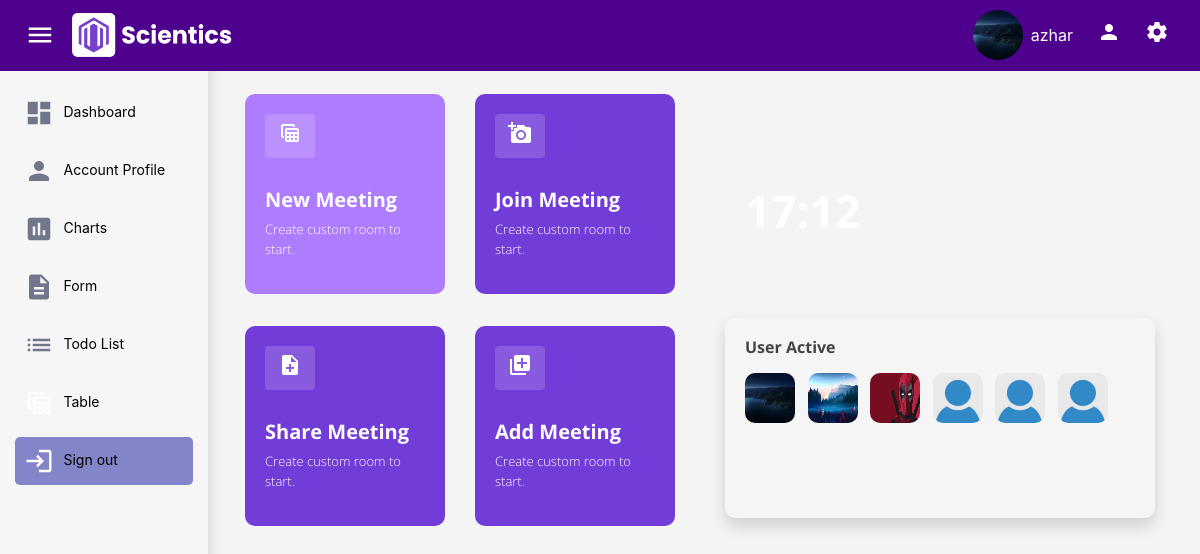
The page /table/ (signed in) on the database its author committed.
### app/models.py (models this page shows, shortened)
class Profile(models.Model):
    user = models.OneToOneField(User, on_delete=models.CASCADE)
    image = models.ImageField(default='default.jpg',
                              upload_to='user_profile_pict')

### app/views.py (the view)
# urls.py: path('table/', views.table, name='table'),
@login_required(login_url='app:signin')
def table(request):
    data = Profile.objects.all()
    content = {
        'data': data
    }
    return render(request, "table.html", content)

### app/templates/table.html (shortened to what this page needs)
{% load static %}
{% load crispy_forms_tags  %}
<!DOCTYPE html>
<html lang="en">
<head>
    {% include "snippets/styles.html" %}
</head>
<body id="dasboard-body">
    <div class="container">
        <nav id="myNav" class="navbar myNavbar navbar-expand-md navbar-dark  fixed-top">
            <a class="nav-link px-2  sideMenuToggler">
                <i class="material-icons icon expandView icon-my-bavbar mr-2">
                </i>
            </a>
            <div class="title-navbar">
                <a href="{% url 'app:dashboard' %}" class="navbar-brand">
                    <img src="{% static "img/brand3.png" %}" alt="">
                </a>
            </div>
            <div class="ml-auto collapse navbar-collapse" id="navbarSupportedContent">
                <div class="container">
                    <div class="collapse navbar-collapse text-white" id="navbarSupportedContent">
                        <img src="{{ user.profile.image.url }}" alt="" class="rounded-circle ml-auto mr-2">
                        {{ request.user.username }}
                    </div>
                    <a href="{% url 'app:profile' user.username %}" class="ml-4">
                        <i class="material-icons icon icon-my-bavbar">
                        </i>
                    </a>
                    <a id="NavRight" class="ml-4 right-menu-btn NavRight">
                        <i class="material-icons icon icon-my-bavbar">
                        </i>
                    </a>
                </div>
            </div>
        </nav>
    </div>
    <div class="wrapper d-flex">
        <div class="sideMenu shadow">
            <div class="sidebar">
                <ul class="navbar-nav mt-4">
                    <li class="nav-item ">
                        <a href="{% url 'app:dashboard' %}" class="nav-link nav-link-dashboard px-2 ">
                            <i class="material-icons icon">
                            </i>
                            <span class="text">Dashboard</span>
                        </a>
                    </li>
                    <li class="nav-item">
                        <a href="{% url 'app:profile' user.username %}" class="nav-link nav-link-dashboard px-2">
                            <i class="material-icons icon">
                            </i>
                            <span class="text">Account Profile</span>
                        </a>
                    </li>
                    <li class="nav-item">
                        <a href="#" class="nav-link nav-link-dashboard px-2">
                            <i class="material-icons icon">
                            </i>
                            <span class="text">Charts</span></a>
                    </li>
                    <li class="nav-item">
                        <a href="{% url 'app:predict' %}" class="nav-link nav-link-dashboard px-2">
                            <i class="material-icons icon">
                            </i>
                            <span class="text">Form</span>
                        </a>
                    </li>
                    <li class="nav-item">
                        <a href="#" class="nav-link nav-link-dashboard px-2">
                            <i class="material-icons icon">
                            </i>
                            <span class="text">Todo List</span>
                        </a>
                    </li>
                    <li class="nav-item active">
                        <a href="{% url 'app:table' %}" class="nav-link nav-link-dashboard px-2">
                            <i class="material-icons icon">
                            </i>
                            <span class="text">Table</span>
                        </a>
                    </li>
                    <li class="nav-item">
                        <a data-toggle="modal" data-target="#modalLogOut"
                            class="nav-link btn-logout nav-link-dashboard px-2">
                            <i class="material-icons icon">
                            </i>
                            <span class="text">Sign out</span>
                        </a>
                    </li>
                </ul>
            </div>
        </div>
        <div class="content">
            <main class="animate__animated animate__fadeIn">
                <div class="container-fluid">
                    <div class="item">
                        <div class="row">
                            <div class="col-sm-12 col-md col-lg">
                                <div class="list-item">
                                    <div class="row">
                                        <div class="col-sm-12 col-md-12 col-lg-6 my-3">
                                            <div class="card-table card-table-1">
                                                <div class="card-table-img">
                                                    <button class="btn btn-table"><i class="material-icons icon">
                                                        </i></button>
                                                </div>
                                                <div class="card-table-desc">
                                                    <h5>New Meeting</h5>
                                                    <p>Create custom room to start.</p>
                                                </div>
                                            </div>
                                        </div>
                                        <div class="col-sm-12 col-md-12 col-lg-6 my-3">
                                            <div class="card-table card-table-bg">
                                                <div class="card-table-img">
                                                    <button class="btn btn-table"><i class="material-icons icon">
                                                        </i></button>
                                                </div>
                                                <div class="card-table-desc">
                                                    <h5>Join Meeting</h5>
                                                    <p>Create custom room to start.</p>
                                                </div>
                                            </div>
                                        </div>
                                        <div class="col-sm-12 col-md-12 col-lg-6 my-3">
                                            <div class="card-table card-table-bg">
                                                <div class="card-table-img">
                                                    <button class="btn btn-table"><i class="material-icons icon">
                                                        </i></button>
                                                </div>
                                                <div class="card-table-desc">
                                                    <h5>Share Meeting</h5>
                                                    <p>Create custom room to start.</p>
                                                </div>
                                            </div>
                                        </div>
                                        <div class="col-sm-12 col-md-12 col-lg-6 my-3">
                                            <div class="card-table card-table-bg">
                                                <div class="card-table-img">
                                                    <button class="btn btn-table"><i class="material-icons icon">
                                                        </i></button>
                                                </div>
                                                <div class="card-table-desc">
                                                    <h5>Add Meeting</h5>
                                                    <p>Create custom room to start.</p>
                                                </div>
                                            </div>
                                        </div>
                                    </div>
                                </div>
                            </div>
                            <div class="col-sm-12 col-md col-lg-6">
                                <div class="list-item">
                                    <div class="time-card card-table my-3">
                                        <div class="card-table-2">
                                            <h2 class="time"></h2>
                                        </div>
                                    </div>
                                    <div class="card-table card-item-table-2 shadow my-4">
                                        <h6>User Active</h6>
                                        <div class="pict-account mt-3">
                                            {% for pict  in data %}
                                            <div class="table-image">
                                                <img src="{{ pict.image.url }}" class="rounded-square ml-auto mr-2"
                                                    alt="">
                                            </div>
                                            {% endfor %}
                                        </div>
                                    </div>
                                </div>
                            </div>
                        </div>
                    </div>
                </div>
            </main>
        </div>
    </div>
</body>
</html>

### app/static/css/dark-mode.css (style rules this page uses)
:root { --background-color: #24293d; --alternate-background-color: #2c3147; --text-color: #ffffff; --input-color: #373c55; --border-color: 3px solid #2b3046; --nav-color-active :#3e435c; }

### app/static/css/styles.css (style rules this page uses)
* { box-sizing: border-box; }
body, td, p, h1, h2, h3, h4, h5, h6 { font-family: "Open Sans", sans-serif; }
.btn { padding: 10px 25px; white-space: nowrap; display: inline-block; font-weight: bold; }
.icon-my-bavbar { color: #ffffff; }
.title-navbar a { font-weight: bold; font-size: 1.4em; }
#dasboard-body { height: 1000px; background: #f4f4f4; }
.sideMenuToggler { cursor: pointer; }
.sideMenu { background: #f6f6f6; height: 100%; }
.btn-logout { background: #8484c9; color: #fff !important; border-radius: 5px; cursor: pointer; }
.myNavbar { background: #4e018d; width: 100%; }
.navbar-brand img { width: 160px; }
.nav-link { color: #71768a; }
.navbar-brand { color: #292828 !important; font-size: 40px; }
.navbar-collapse img { width: 50px; height: 50px; }
.nav-item { margin-bottom: 10px; }
.wrapper { margin-top: 3rem; }
.wrapper .sideMenu { position: fixed; padding: 15px; top: 0; bottom: 0; margin: 50px auto; left: 0; width: 13rem; transition: all ease 0.25s; transform: translateX(-100%); z-index: 1; }
.wrapper .content { width: 100%; margin-left: 0rem; -webkit-transition: all ease 0.25s; transition: all ease 0.25s; }
.right-menu-btn { cursor: pointer; }
.nav-link { -webkit-box-align: center; -ms-flex-align: center; align-items: center; display: block; white-space: nowrap; }
.nav-link .icon { margin-right: 0.25rem; font-size: 1.875rem; vertical-align: middle; height: 2rem; width: 2rem; display: -webkit-inline-box; display: -ms-inline-flexbox; display: inline-flex; -webkit-box-pack: center; -ms-flex-pack: center; justify-content: center; -webkit-box-align: center; -ms-flex-align: center; align-items: center; }
.nav-link .text { font-size: 0.875rem; }
span.text { color: #000; }
li.nav-item.active { color: #2e2d2d; }
li.nav-item.active a { color: #ffffff; }
.item { margin: 20px; }
.list-item { padding: 10px; }
.card-table { border-radius: 10px; width: 100%; padding: 20px; box-sizing: border-box; height: 200px; }
.card-table-1 { background-color: #ae7cff; color: #ffff; }
.card-table-bg { background-color: #723cd8; color: #fff; }
.btn-table { background: #ffffff28 !important; color: #fff !important; }
.card-table-img { margin-bottom: 30px; }
.card-table-desc h5 { color: #ffff; font-size: 20px; font-weight: bold; white-space: nowrap; }
.card-table-desc p { font-weight: 300; font-size: 13px; }
.card-item-table-2 { background-color: #f5f5f5; }
.card-item-table-2 h6 { font-weight: bold; color: #444; }
.card-table-2 { margin-top: 70px; }
.card-table-2 h2 { font-size: 45px; font-weight: bold; color: #fff; }
.rounded-square { border-radius: 10px; }
.table-image { display: inline; }
.table-image img { width: 50px; height: 50px; }
@media (min-width: 1200px) { .wrapper .sideMenu { transform: translateX(0); } }
@media (min-width: 1200px) { .wrapper .content { margin-left: 12.5rem; } }

### app/templates/table.html (style rules this page uses)
body { overflow-x: hidden; }

### rows shown on the page
Profile: image (picture)
Profile: image (picture)
Profile: image (picture)
Profile: image (placeholder picture)
Profile: image (placeholder picture)
Profile: image (placeholder picture)

### other values the page prints
{{ request.user.username }} "azhar"
